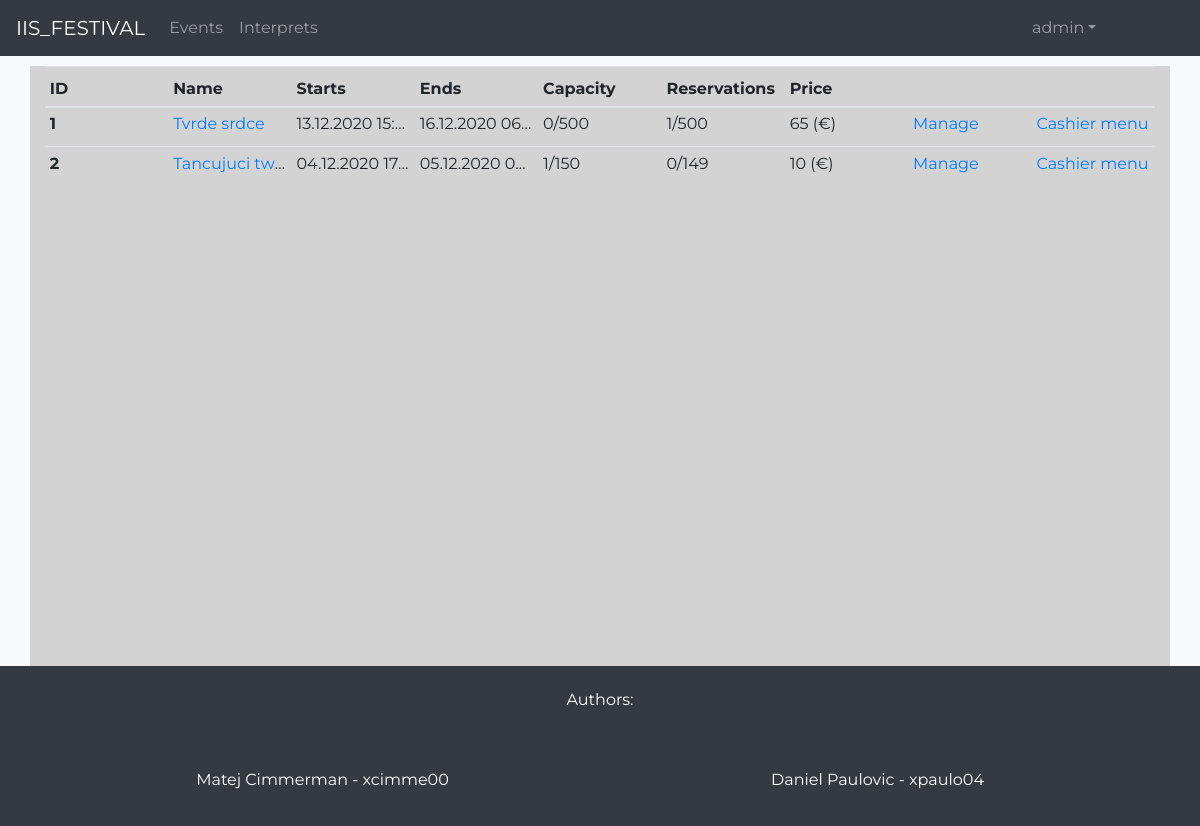
Screenshot of /myevents.php (signed in) with the database file from the repository.
### tables this page shows
CREATE TABLE EVENTS (
    EventID int PRIMARY KEY AUTO_INCREMENT NOT NULL,
    Name varchar(128) NOT NULL,
    Describtion varchar(255),
    Address varchar(128) NOT NULL,
    Start_date varchar(32) NOT NULL,
    Start_time varchar(32) NOT NULL,
    End_date varchar(32) NOT NULL,
    End_time varchar(32) NOT NULL,
    Price float(24) NOT NULL,
    Capacity int NOT NULL,
    Reserved int NOT NULL,
    MaxCapacity int NOT NULL,
    UserID int NOT NULL,
    FOREIGN KEY (UserID) REFERENCES USERS(UserID)
);

### src/php/includes/general_functions.include.php (called while the page is built, shortened)
<?php
function get_my_events($conn, $myid)
{
    $query = "SELECT * FROM EVENTS WHERE UserID = $myid;";
    $result = mysqli_query($conn, $query);
    $data = array();
    while($row = mysqli_fetch_assoc($result))
    {
        $data[] = $row;
    }
    return $data;
}

### src/myevents.php (the view)
<?php
    include_once 'header.php';
?>
    <div class="container fullscreen-container wider-container">
        <?php
            if(isset($_SESSION["UserID"]))
            {
                require_once 'php/includes/database_handler.include.php';
                require_once 'php/includes/general_functions.include.php';
                if(count($my_events = get_my_events($conn, $_SESSION["UserID"])) > 0)
                {
                    echo "
                    <table class=\"table table-sm\">
                        <thead>
                            <tr>
                                <th scope=\"col\">ID</th>
                                <th scope=\"col\">Name</th>
                                <th scope=\"col\">Starts</th>
                                <th scope=\"col\">Ends</th>
                                <th scope=\"col\">Capacity</th>
                                <th scope=\"col\">Reservations</th>
                                <th scope=\"col\">Price</th>
                                <th scope=\"col\"></th>
                                <th scope=\"col\"></th>
                            </tr>
                        </thead>
                        <tbody>
                    ";
                    foreach($my_events as $event):
                        $id = $event["EventID"];
                        $name = $event["Name"];
                        $starts = $event["Start_date"]." ".$event["Start_time"];
                        $ends = $event["End_date"]." ".$event["End_time"];
                        $capacity = $event["Capacity"]."/".$event["MaxCapacity"];
                        $reservations = $event["MaxCapacity"] - $event["Capacity"];
                        $reserved = $event["Reserved"]."/".$reservations;
                        $price = $event["Price"];
                        echo "
                            <tr>
                                <th scope=\"row\">$id</th>
                                <td> <a href=\"event.php?id=$id\">$name</a></td>
                                <td>$starts</td>
                                <td>$ends</td>
                                <td>$capacity</td>
                                <td>$reserved</td>
                                <td>$price (&euro;)</td>
                                <td><a class=\"\" href=\"manage_event.php?id=$id\" role=\"button\">Manage</a></td>
                                <td><a class=\"\" href=\"cashier_panel.php?id=$id\" role=\"button\">Cashier menu</a></td>
                            </tr>
                        ";
                    endforeach;
                    echo "
                        </tbody>
                    </table>
                    ";
                }
                else
                {
                    echo "You haven't created any events yet.";
                }
            }
            else
            {
                header("location: login.php");
                exit();
            }
        ?>
    </div>
<?php
    include_once 'footer.php';
?>

### src/css/main.css (style rules this page uses)
body { font-family: 'Montserrat',sans-serif; min-height: 100%; }
.fullscreen-container { min-height: 75vh; background-color: lightgray; }
.wider-container { min-width: 80%; }
table { border-collapse: collapse; width: 100%; margin: 10px 0 0 0; table-layout: fixed; }
table td, table th { height: 40px; max-width: 0; overflow: hidden; text-overflow: ellipsis; white-space: nowrap; text-align: left; padding: 10px; }

### rows the page displays
events: EventID "1", Name "Tvrde srdce", starts "13.12.2020 15:…", ends "16.12.2020 06…", capacity "0/500", reserved "1/500", Price "65"
events: EventID "2", Name "Tancujuci tw…", starts "04.12.2020 17…", ends "05.12.2020 0…", capacity "1/150", reserved "0/149", Price "10"

### other values shown
$_SESSION["Username"] "admin"
